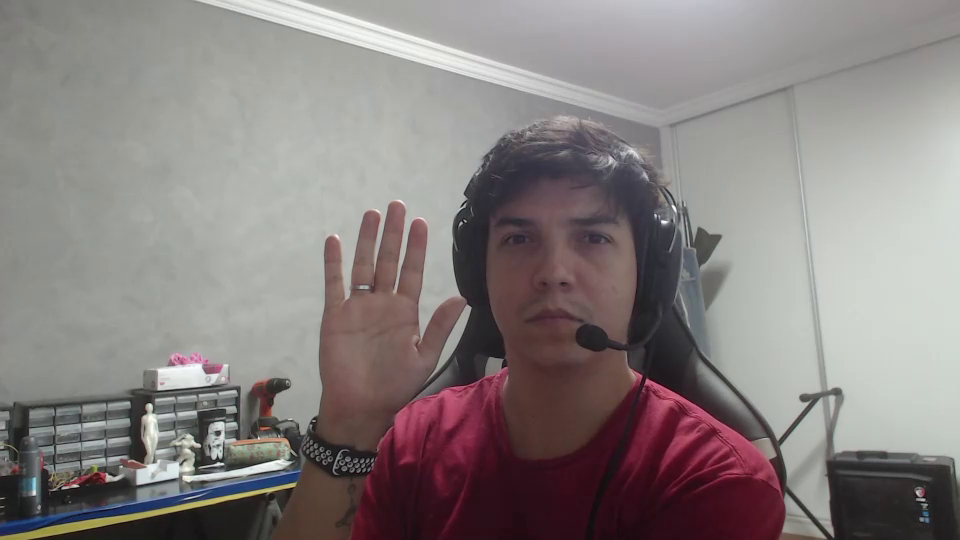
#> input picture frame 14 of video_lowQ.mp4, 960 x 540 px, given in place of video.mp4, which was not available
$ jupyter execute --allow-errors 'Teste numba.ipynb'
#> lines starting #> are read from the running program, lines starting #| are printed output that depends on the picture; pictures that were not available may be replaced by others from this repository, and a replacement may not be noted
#> further down, i_frame is the input picture: shape (540, 960, 3); mean B, G, R 127.6, 128.4, 135.9
[cell 1]
from numba import jit

import numpy as np
import cv2
import os

[cell 2]
# %load classes.py
# Code to Perform Block Matching

debug = True


class Estimador:
    # [271 lines left out: functions __init__, YCrCb2BGR, BGR2YCrCb, segmentarImagem, getCentro, getAreaDeBuscaInicial and 10 more, not called in this run]

if __name__ == "__main__":
    pass
    """
    pathInicial = "testImages/personFrame1.png"
    pathDestino = "testImages/personFrame2.png"
    main(pathInicial, pathDestino)
    """

#> (a cell that did not finish here is left out)

[cell 4]
debug = True

# [5 lines left out: function YCrCb2BGR, not called in this run]

def BGR2YCrCb( imagem):
    """
    Converts numpy imagem into from BGR to YCrCb color space
    """
    return cv2.cvtColor(imagem, cv2.COLOR_BGR2YCrCb)
#> returned value: shape (540, 960, 3); mean of channels 0, 1, 2 130.5, 131.8, 126.5


def segmentarImagem( imagem):
    """
    Calcula quantos macroblocos 'cabem' na imagem
    Isso é importante para conseguir cropar a imagem para um tamanho que vai ser bem recebido pelo resto do algoritmo

    @param imagem: I-Frame
    @return: Quantas linhas e colunas, respectivamente, de macroblocos cabem na imagem
    """
    h, w = imagem.shape
    hSegments = int(h / tamBloco)
    wSegments = int(w / tamBloco)

    return hSegments, wSegments


def getCentro( x, y):
    """
    Transpõe coordenadas do tipo top-left para coordenadas centrais de um bloco

    @param x, y: Coordenadas x e y, respectivamente, do canto superior esquerdo
    @return: Coordenadas x e y, respectivamente, do centro do macrobloco
    """
    return (int(x + tamBloco/2), int(y + tamBloco/2))


def getAreaDeBuscaInicial( x:int, y:int, frameInicial:np.ndarray) -> np.ndarray:
    """
    Retorna fatia do frame inicial correspondente ao macrobloco na imagem final,
    adicionando um padding de tabAreaBusca pixels em cada direção.

    @param x, y: Coordenadas do canto superior esquerdo no macrobloco atual do frame final
    @param frameInicial: Frame inicial
    @return: ndarray contendo área de busca
    """
    h, w = frameInicial.shape
    cx, cy = getCentro(x, y)

    sx = max(0, cx-int(tamBloco/2)-tamAreaBusca) # ensure search area is in bounds
    sy = max(0, cy-int(tamBloco/2)-tamAreaBusca) # and get top left corner of search area

    # slice inicialframe within bounds to produce inicialsearch area
    areaBuscaInicial = frameInicial[sy:min(sy+tamAreaBusca*2+tamBloco, h), sx:min(sx+tamAreaBusca*2+tamBloco, w)]

    return areaBuscaInicial

def getMacroblocoFrameInicial( p, areaInicial, macroblocoFinal):
    """
    Usa a área de busca para retornar o macrobloco no frame inicial correspondente ao macrobloco no frame final

    @param p: x,y Coordenadas do CENTRO do macrobloco escolhido
    @param areaInicial: Área de busca no frame inicial
    @param macroblocoFinal: macrobloco do frame final, para comparação
    @return: macrobloco que foi removido da área de busca, centrado em p
    """
    px, py = p # coordinates of macroblock center
    px, py = px-int(tamBloco/2), py-int(tamBloco/2) # get top left corner of macroblock
    px, py = max(0,px), max(0,py) # ensure macroblock is within bounds

    macroblocoInicial = areaInicial[py:py+tamBloco, px:px+tamBloco] # retrive macroblock from inicialsearch area

    try:
        assert macroblocoInicial.shape == macroblocoFinal.shape # must be same shape

    except Exception as e:
        print(e)
        print(f"ERROR - ABLOCK SHAPE: {macroblocoInicial.shape} != TBLOCK SHAPE: {macroblocoFinal.shape}")

    return macroblocoInicial

def getMAD( blocoA, blocoB):
    """
    Calcula o Mean Absolute Difference entre duas matrizes
    """
    return np.sum(np.abs(np.subtract(blocoA, blocoB)))/(blocoA.shape[0]*blocoA.shape[1])

def getMelhorBloco(macroblocoFinal, areaInicial): #3 Step Search
    """
    Implemented 3 Step Search. Read about it here: https://en.wikipedia.org/wiki/Block-matching_algorithm#Three_Step_Search

    @param macroblocoFinal: macrobloco do frame final
    @param areaInicial: Área de busca no frame inicial
    @return: macrobloco contido na área de busca que apresentou a menor MAD
    """
    step = 4
    ah, aw = areaInicial.shape
    acy, acx = int(ah/2), int(aw/2) # get center of inicialsearch area

    minMAD = float("+inf")
    minP = None

    while step >= 1:
        p1 = (acx, acy)
        p2 = (acx+step, acy)
        p3 = (acx, acy+step)
        p4 = (acx+step, acy+step)
        p5 = (acx-step, acy)
        p6 = (acx, acy-step)
        p7 = (acx-step, acy-step)
        p8 = (acx+step, acy-step)
        p9 = (acx-step, acy+step)
        pointList = [p1,p2,p3,p4,p5,p6,p7,p8,p9] # retrieve 9 search points

        for p in range(len(pointList)):
            macroblocoInicial = getMacroblocoFrameInicial(pointList[p], areaInicial, macroblocoFinal) # get inicialmacroblock
            MAD = getMAD(macroblocoFinal, macroblocoInicial) # determine MAD
            if MAD < minMAD: # store point with minimum mAD
                minMAD = MAD
                minP = pointList[p]

        step = int(step/2)

    px, py = minP # center of inicialblock with minimum MAD
    px, py = px - int(tamBloco / 2), py - int(tamBloco / 2) # get top left corner of minP
    px, py = max(0, px), max(0, py) # ensure minP is within bounds
    matchBlock = areaInicial[py:py + tamBloco, px:px + tamBloco] # retrieve best macroblock from inicialsearch area

    return matchBlock


def construirFrameEstimado(frameInicial, frameFinal, tamBloco):
    """
    Itera sobre todos os macroblocos do frameFinal fazendo a estimação e compensação em relação ao frameInicial,
    e cria o frameEstimado a partir da realocação dos macroblocos.
    @return: Frame predito por estimação e compensação de movimento
    """
    h, w = frameInicial.shape
    hSegments, wSegments = segmentarImagem(frameInicial)


    frameEstimado = np.ones((h, w))*255
    bcount = 0
    for y in range(0, int(hSegments*tamBloco), tamBloco):
        for x in range(0, int(wSegments*tamBloco), tamBloco):
            bcount+=1
            macroblocoFinal = frameFinal[y:y+tamBloco, x:x+tamBloco] #get current macroblock

            areaDeBuscaInicial = getAreaDeBuscaInicial(x, y, frameInicial) #get inicialsearch area

            #print("AnchorSearchArea: ", areaDeBuscaInicial.shape)

            macroblocoInicial = getMelhorBloco(macroblocoFinal, areaDeBuscaInicial) #get best inicialmacroblock
            frameEstimado[y:y+tamBloco, x:x+tamBloco] = macroblocoInicial #add inicialblock to estimado frame

            # [6 lines of commented-out code are left out]

    assert bcount == int(hSegments*wSegments) #check all macroblocks are accounted for

    frameEstimado = frameEstimado
    return frameEstimado


def getResidual(frameFinal, frameEstimado):
    """Create residual frame from inicial,frame - frameEstimado frame"""
    frameResidual = np.subtract(frameFinal, frameEstimado)
    return frameResidual

# >>>>>>>>>>>>>>>>>>>>>>>>>>>.
# Image Compression
# return: residual_loss
# >>>>>>>>>>>>>>>>>>>>>>>>>>>


# [19 lines left out: functions reconstuirImagem, showImages, getResidualMetric, not called in this run]

def lendoEPreparandoImagem( inicial, final):

    if isinstance(inicial, str) and isinstance(final, str):
        frameInicial = BGR2YCrCb(cv2.imread(inicial))[:, :, 0] # get luma component
        frameFinal = BGR2YCrCb(cv2.imread(final))[:, :, 0] # get luma component

    elif isinstance(inicial, np.ndarray) and isinstance(final, np.ndarray):
        frameInicial = BGR2YCrCb(inicial)[:, :, 0] # get luma component
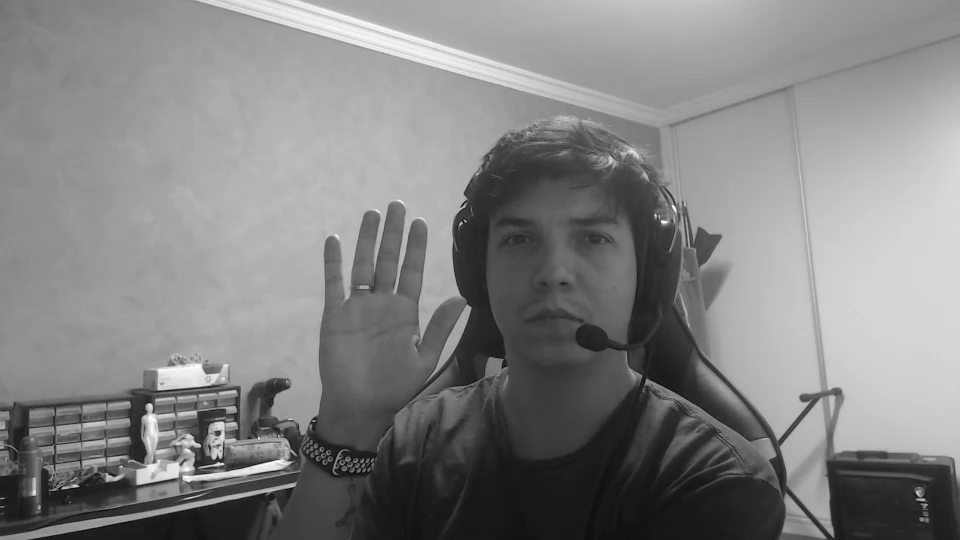
#> frameInicial: shape (540, 960); min 4, max 254, mean 130.5
        frameFinal = BGR2YCrCb(final)[:, :, 0] # get luma component
#> in BGR2YCrCb (call 2), `return cv2.cvtColor(imagem, cv2.COLOR_BGR2YCrCb)`: returned value: shape (540, 960, 3); mean of channels 0, 1, 2 130.5, 131.8, 126.5

    else:
        raise ValueError

    #resize frame to fit segmentation
    hSegments, wSegments = segmentarImagem(frameInicial)
#> hSegments = 67; wSegments = 120
    frameInicial = cv2.resize(frameInicial, (int(wSegments*tamBloco), int(hSegments*tamBloco)))
#> frameInicial: shape (536, 960)
    frameFinal = cv2.resize(frameFinal, (int(wSegments*tamBloco), int(hSegments*tamBloco)))
#> frameFinal: shape (536, 960)

    #if debug:
        #print(f"A SIZE: {frameInicial.shape}")
        #print(f"T SIZE: {frameFinal.shape}")


    return (frameInicial, frameFinal)

[cell 5]
video = cv2.VideoCapture('video.mp4')

frameWidth = int(video.get(cv2.CAP_PROP_FRAME_WIDTH))
frameHeight = int(video.get(cv2.CAP_PROP_FRAME_HEIGHT))

videoFps = video.get(cv2.CAP_PROP_FPS)
videoFrameCount = int(video.get(cv2.CAP_PROP_FRAME_COUNT))

# Lendo o primeiro frame para pegar alguns metadados
ok, i_frame = video.read()
ok, cur_frame = video.read()


tamBloco = 8
tamAreaBusca = 8


frameInicial, frameFinal = lendoEPreparandoImagem(i_frame, cur_frame)

[cell 6]
estimadoFrame = construirFrameEstimado(frameInicial, frameFinal, tamBloco)
#> in construirFrameEstimado, `hSegments, wSegments = segmentarImagem(frameInicial)`: hSegments = 67; wSegments = 120
#> the loop in construirFrameEstimado, `for y in range(0, int(hSegments*tamBloco), tamBloco):` made 67 passes
#> pass 1, in getAreaDeBuscaInicial, `areaBuscaInicial = frameInicial[sy:min(sy+tamAreaBusca*2+tamBloco, h),..`:
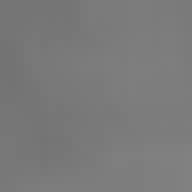
#> areaBuscaInicial: shape (24, 24) (shown 8 times larger); min 115, max 129, mean 122
residualFrame = getResidual(frameFinal, estimadoFrame)
#> in getResidual, `frameResidual = np.subtract(frameFinal, frameEstimado)`:
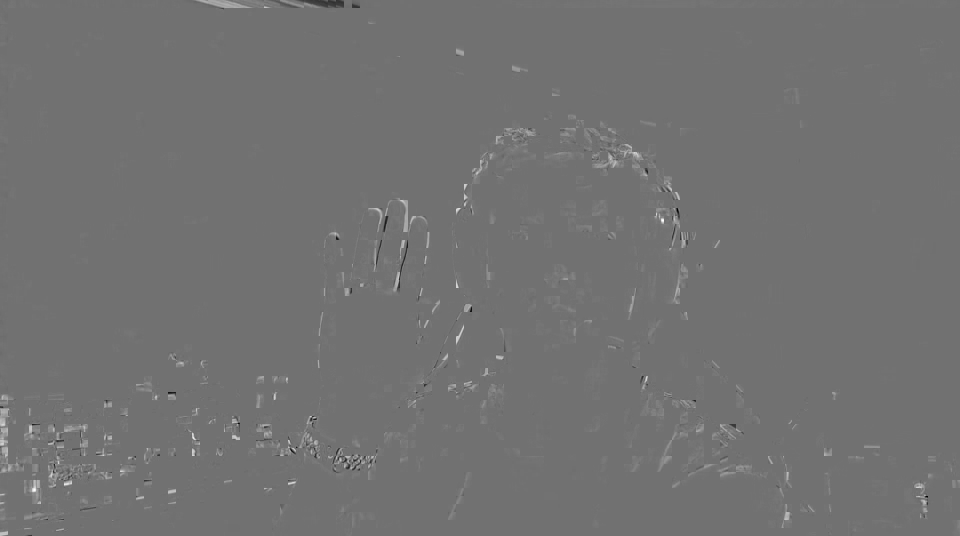
#> frameResidual: shape (536, 960) float64; min -141, max 175, mean 1; drawn with min black and max white
naiveResidualFrame = getResidual(frameInicial, frameFinal)
#> in getResidual (call 2), `frameResidual = np.subtract(frameFinal, frameEstimado)`:
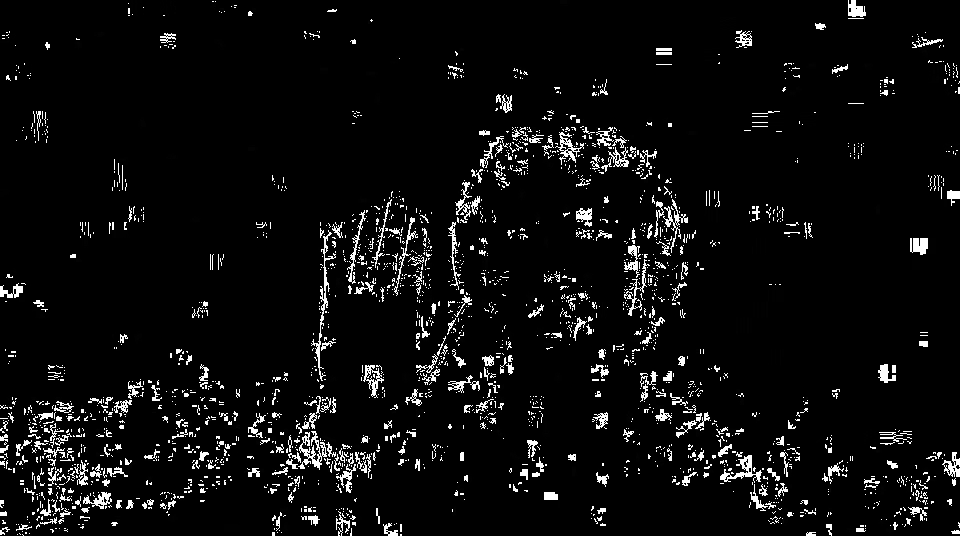
#> frameResidual: shape (536, 960); min 0, max 255, mean 13.5
